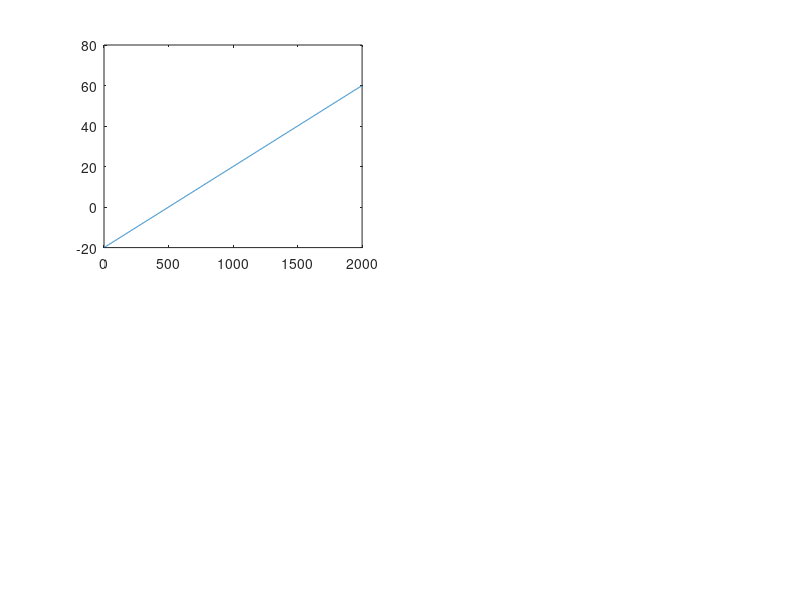

MATLAB code for this plot:
clear all;
close all;
Q=1000;
Tzew=-20;
Twew=20;
Tp=10;


Y=[Q;0];
W=[0,1.25*Twew-0.25*Tp-Tzew;Tp-Tzew,-0.25*(Twew-Tp)];
K=inv(W)*Y
Kcp=K(1,1);
Kcw=K(2,1);
Kcwp=0.25*Kcw

P=[Q+Kcw*Tzew;(-1)*Kcp*Tzew];
O=[Kcw+Kcwp,-Kcwp;Kcwp,-(Kcwp+Kcp)];
T=inv(O)*P


%WYKRESY

Q=1:1:2000;

for i=1:1:length(Q)
P=[Q(i)+Kcw*Tzew;(-1)*Kcp*Tzew];
O=[Kcw+Kcwp,-Kcwp;Kcwp,-(Kcwp+Kcp)];
T=inv(O)*P;
Twew(i)=T(1,1); 
Tp(i)=T(2,1);
end
subplot(221);
plot(Q,Twew);






